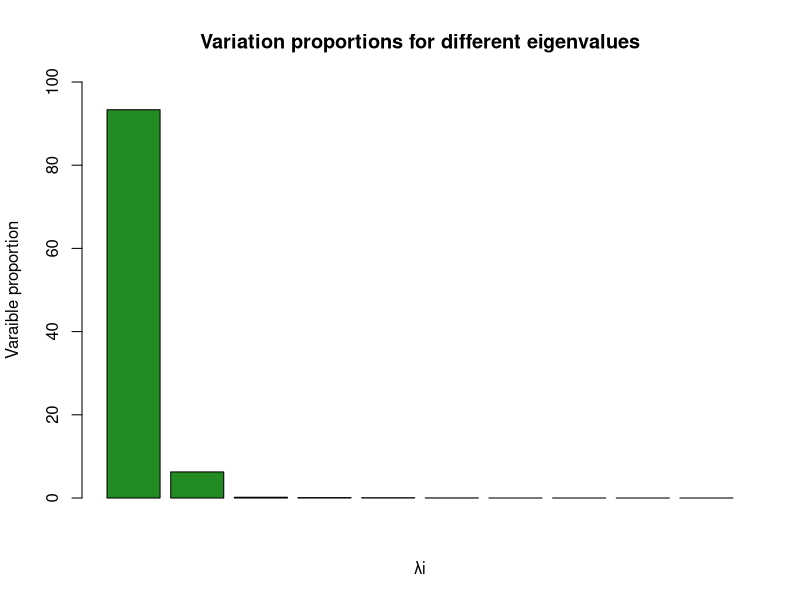
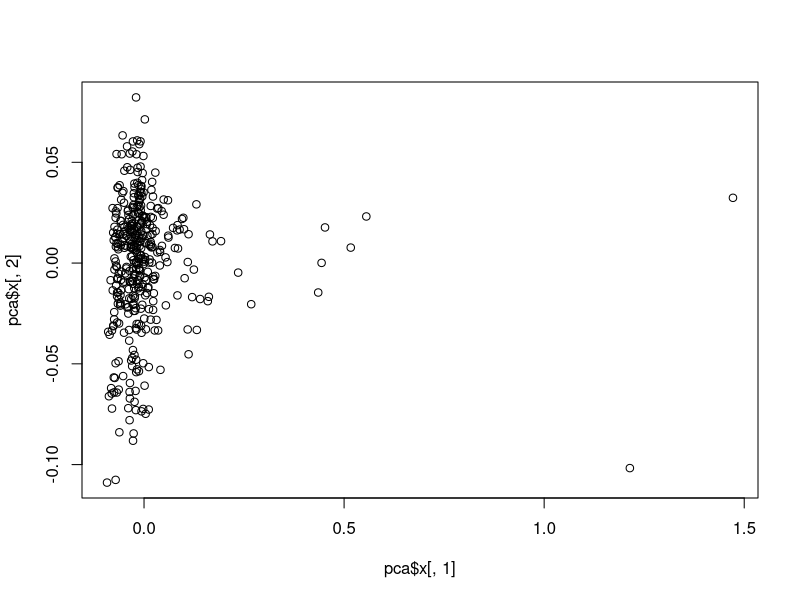

Write the R code that produced these figures, in order. (Note: this script raises an error after producing the figures.)
# Attachment 3
library(fastICA)
library(pls)

# Task 1
dataframe = read.csv2("NIRSpectra.csv")
data = dataframe
data$Viscosity = c()
pca = prcomp(data)
# Eigenvalues
λ = pca$sdev^2

# Variation proportions for the different eigenvalues
var_props = λ/sum(λ)*100
sprintf("%2.3f", var_props)
barplot(var_props[1:10], ylim=c(0,100), col="forestgreen", 
        main="Variation proportions for different eigenvalues", 
        xlab="λi", ylab="Varaible proportion") # The plot shows that 2 PCs should be extracted
sum(var_props[1:2]) # PC1 and PC2 count for 99.5957% of the variation

# Scores - There are at least 2 unusual diesiel fuels according to this plot
plot(pca$x[,1], pca$x[,2]) # 2 "strong" outliers, 5-7 "medium" outliers

# Task 2
U = res$rotation

# Tracing plots
plot(U[,1], main="Traceplot for PC1", ylim=c(-0.11,0.11))
plot(U[,2], main="Traceplot for PC2", ylim=c(-0.3, 0.3)) # the last few original feutures mainly explain this PC

# Task 3 - ICA
ica = fastICA(data, 2, alg.typ="parallel", fun="logcosh", alpha=1, method="R", row.norm=FALSE, maxit=200, tol=0.0001, verbose=TRUE)
Wtick = ica$K%*%ica$W
plot(Wtick[,1], main="Traceplot, W' column 1")
plot(Wtick[,2], main="Traceplot, W' column 2")

# Scores
plot(ica$S[,1], ica$S[,2]) # ICA, 

# Task 4
set.seed(12345)
pcr = pcr(Viscosity~., data=dataframe, validation="CV")
summary(pcr)
validationplot(pcr, val.type="MSEP", main="Dependence of MSEP and #components")
